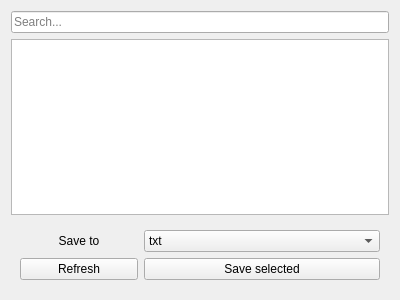
<?xml version="1.0" encoding="UTF-8"?>
<ui version="4.0">
 <class>save_results</class>
 <widget class="QWidget" name="save_results">
  <property name="geometry">
   <rect>
    <x>0</x>
    <y>0</y>
    <width>400</width>
    <height>300</height>
   </rect>
  </property>
  <property name="windowTitle">
   <string>Form</string>
  </property>
  <layout class="QVBoxLayout" name="verticalLayout_save_results">
   <item>
    <widget class="QLineEdit" name="lineEdit_search">
     <property name="text">
      <string/>
     </property>
     <property name="placeholderText">
      <string>Search...</string>
     </property>
    </widget>
   </item>
   <item>
    <widget class="QTreeView" name="treeView"/>
   </item>
   <item>
    <widget class="QWidget" name="widget_save_results_1" native="true">
     <layout class="QGridLayout" name="gridLayout_save_results_1action_potential" columnstretch="1,2">
      <item row="1" column="0">
       <widget class="QPushButton" name="pushButton_refresh">
        <property name="text">
         <string>Refresh</string>
        </property>
       </widget>
      </item>
      <item row="0" column="0">
       <widget class="QLabel" name="label_save_to">
        <property name="text">
         <string>Save to</string>
        </property>
        <property name="alignment">
         <set>Qt::AlignCenter</set>
        </property>
       </widget>
      </item>
      <item row="0" column="1">
       <widget class="QComboBox" name="comboBox_file_format">
        <item>
         <property name="text">
          <string>txt</string>
         </property>
        </item>
        <item>
         <property name="text">
          <string>dat</string>
         </property>
        </item>
       </widget>
      </item>
      <item row="1" column="1">
       <widget class="QPushButton" name="pushButton_save_selected">
        <property name="text">
         <string>Save selected</string>
        </property>
       </widget>
      </item>
     </layout>
    </widget>
   </item>
  </layout>
 </widget>
 <resources/>
 <connections/>
</ui>
